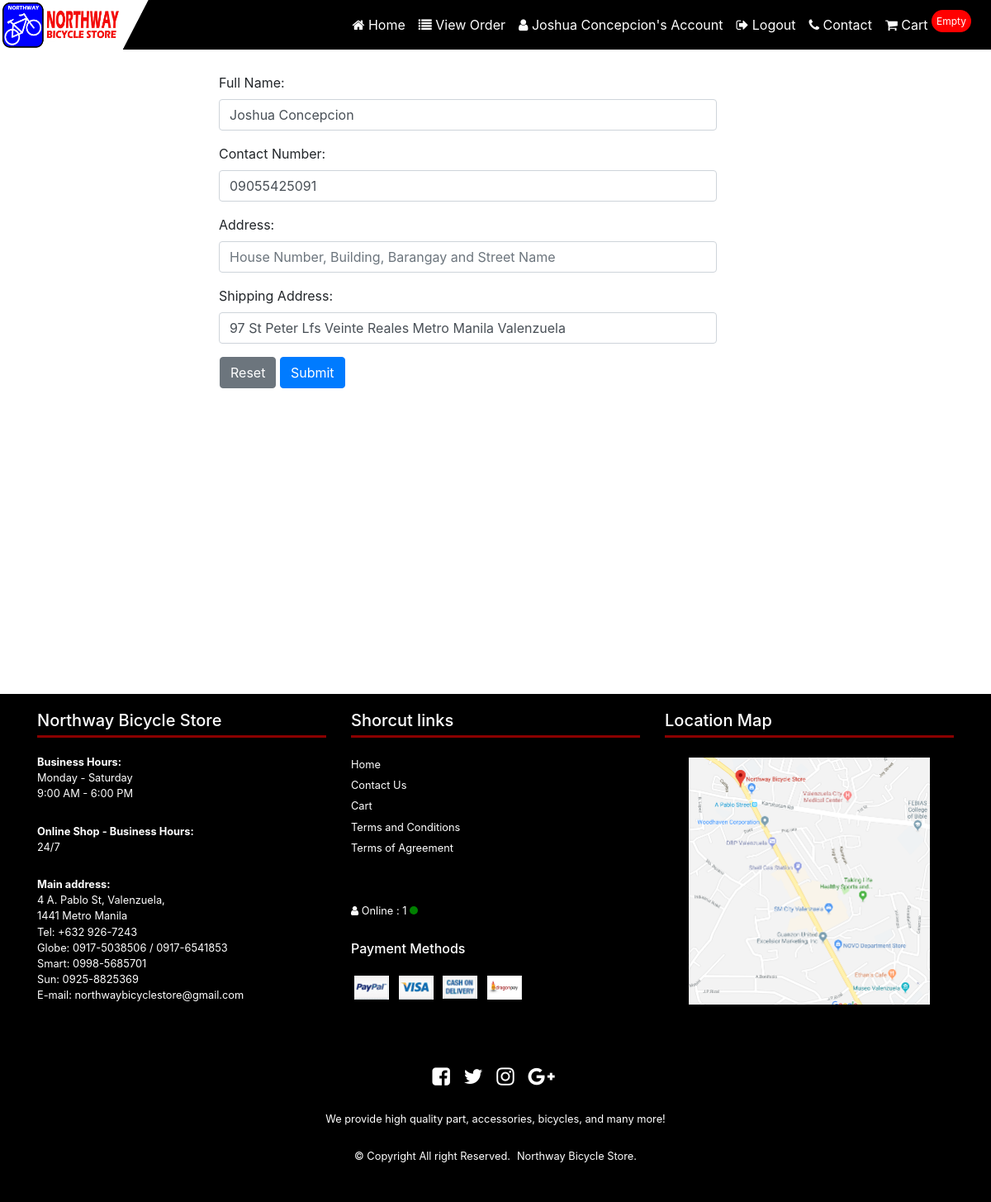
The app's page /user.php (signed in) with its own data.
### tables this page shows
CREATE TABLE `customer` (
  `customer_id` bigint(100) NOT NULL,
  `customer_email` varchar(100) NOT NULL,
  `customer_username` varchar(100) NOT NULL,
  `customer_fullname` varchar(200) NOT NULL,
  `customer_password` varchar(100) NOT NULL,
  `customer_contact_number` varchar(100) NOT NULL,
  `customer_address` varchar(200) NOT NULL,
  `customer_shipping_address` varchar(200) NOT NULL,
  `customer_status` varchar(100) NOT NULL,
  `customer_verification_code` varchar(100) NOT NULL,
  `recipient_name` varchar(200) NOT NULL,
  `recipient_address` varchar(200) NOT NULL,
  `recipient_contact_number` varchar(200) NOT NULL
);

### user.php (the view, shortened to what this page needs)
<?php include 'nav.php'; ?>
  <?php
 if( !isset($_SESSION["customer_fullname"]) || !isset($_SESSION["customer_username"]) )
 {
    echo '<script>window.location.replace("login.php")</script>';
 }
else
{
    ?>
  <div class="content-wrapper">
<?php
$session_customer_username = $_SESSION['customer_username'];
$query = "SELECT * FROM customer where customer_username = '$session_customer_username'";
            $result = mysqli_query($conn, $query) or die("Connection failed: " . mysqli_connect_error());
              while($row = mysqli_fetch_array($result))
              {
                $customer_fullname= $row['customer_fullname'];
                $customer_contact_number = $row['customer_contact_number'];
                $customer_address = $row['customer_address'];
                $customer_shipping_address = $row['customer_shipping_address'];
              }
?>
  <form action = "process.php" method = "POST">
    <div class="form-group col-8">
        <label for="firstName">Full Name:</label>
      <input type="text" class="form-control"  placeholder="First Last" name="newcustomer_fullname" required="true" value="<?php echo $customer_fullname; ?>">
    </div>
       <div class="form-group col-8">
        <label for="firstName">Contact Number:</label>
      <input type="text" class="form-control"  placeholder="Ex. 0907xxxxxxx" name="newcustomer_contact_number" required="true" maxlength="11" value="<?php echo $customer_contact_number; ?>">
    </div>
     <div class="form-group col-8">
      <label for="text">Address:</label>
      <input type="text" class="form-control"  value="<?php echo $customer_address; ?>" name="newcustomer_address" placeholder="House Number, Building, Barangay and Street Name" required="true"  maxlength="200" >
    </div>
     <div class="form-group col-8">
      <label for="text">Shipping Address:</label>
      <input type="text" class="form-control"  value="<?php echo $customer_shipping_address; ?>" name="newcustomer_shipping_address" placeholder="House Number, Building, Barangay, Street Name Province and City" required="true" maxlength="200">
    </div>
      <div class="ml-3">
    <button type="Reset" class="btn btn-secondary">Reset</button>
    <button type="submit" name="submitcustomeruser" class="btn btn-primary">Submit</button>
  </div>
  </form>
  <br><br><br>
</div>
   <br>
<?php include "footer.php"; ?>
</body>
</html>
<?php } ?>

### library/css/bs.css (style rules this page uses)
html { position: relative; min-height: 100%; }
body { overflow-x: hidden; }
.content-wrapper { min-height: calc(100vh - 56px); padding-top: 1rem; }
.content-wrapper { overflow-x: hidden; background: white; }
@media (min-width: 992px) { .content-wrapper { margin-left: 250px; } }

### records on screen
customer: newcustomer_fullname "Joshua Concepcion", newcustomer_contact_number "09055425091", newcustomer_shipping_address "97 St Peter Lfs Veinte Reales Metro Manila Valenzuela"

### other values on screen
$customer_fullname "Joshua Concepcion"
$count_user_online "1"
